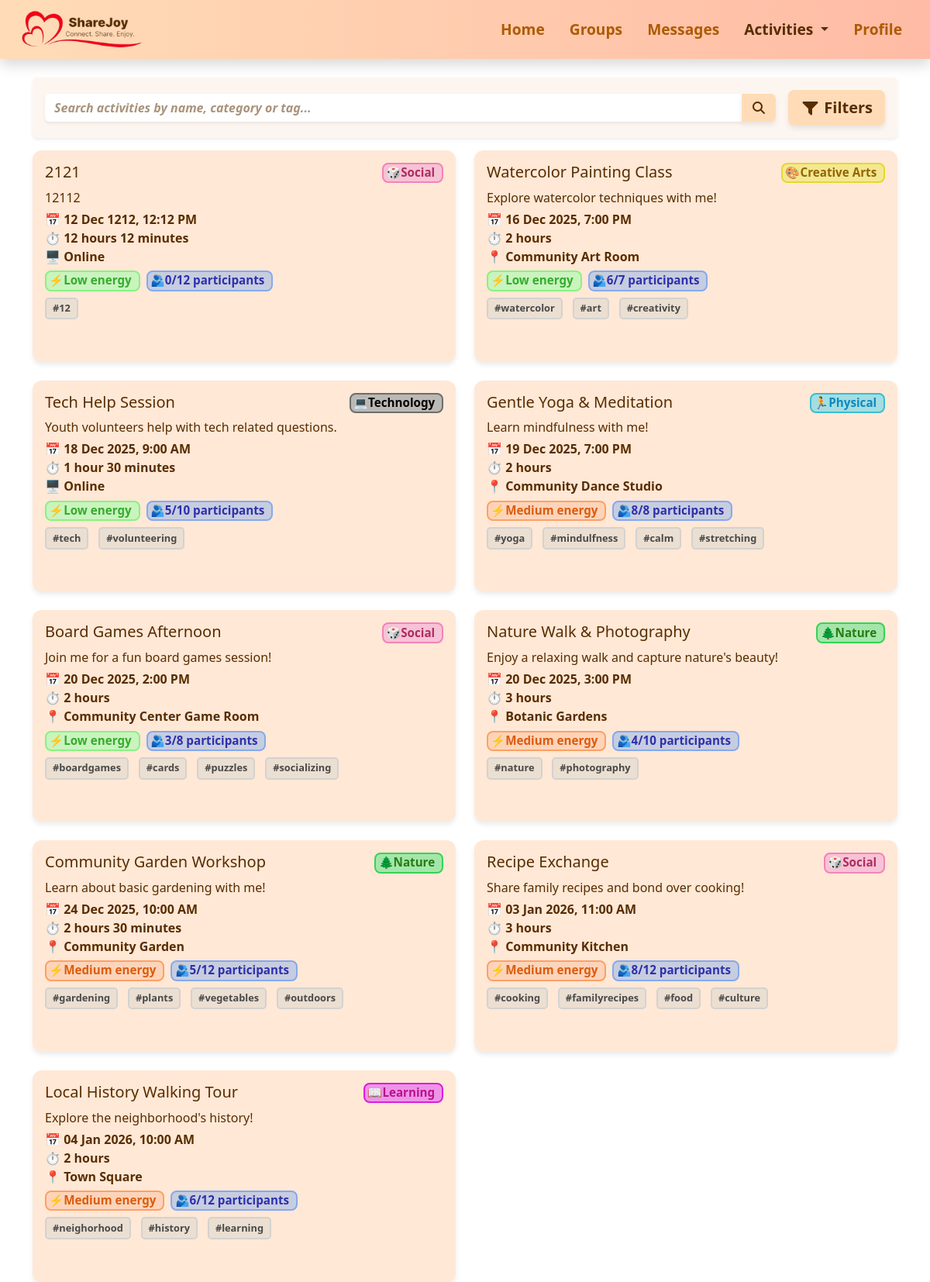
Before: /explore with the older database file.
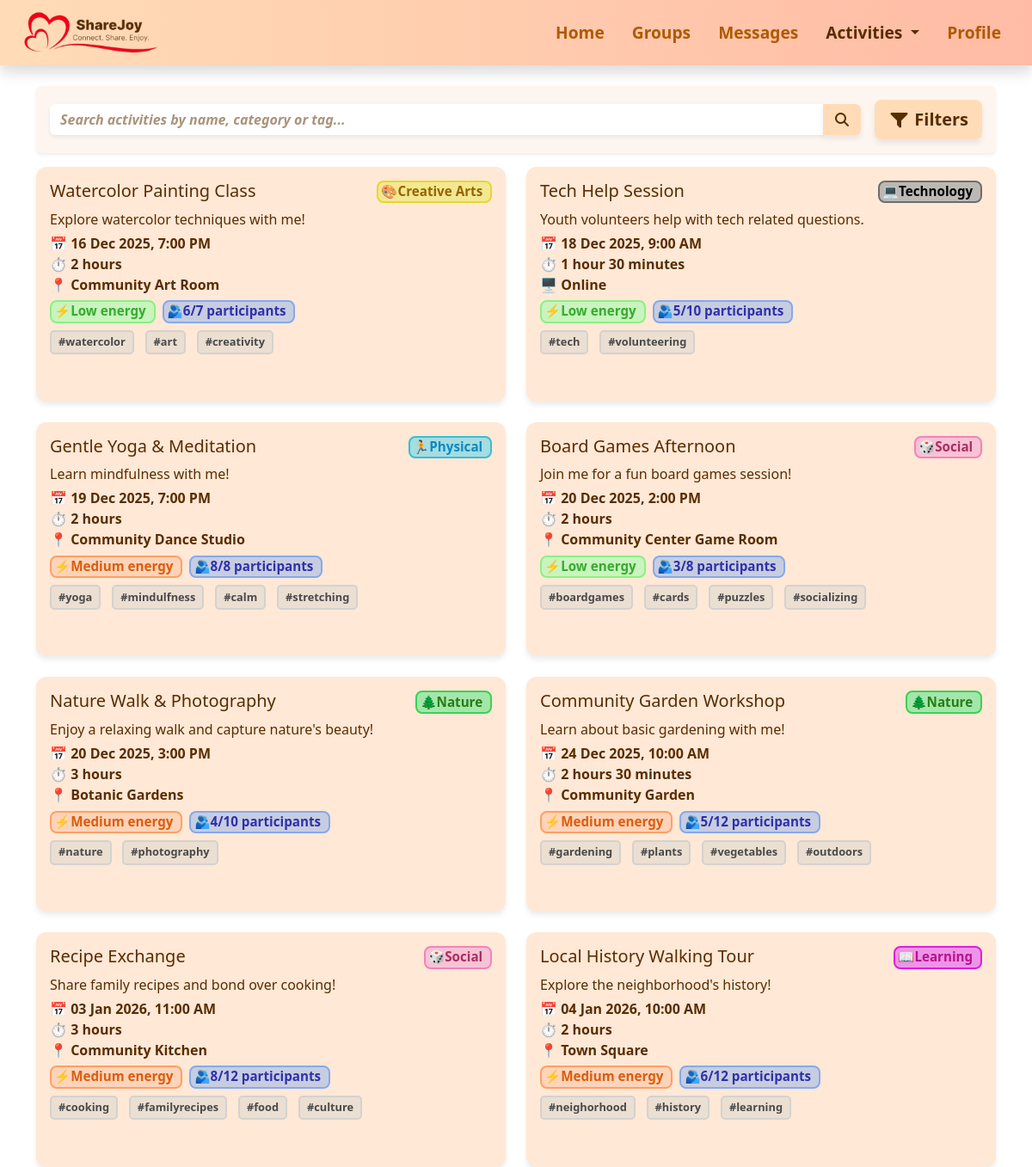
After: the same page with the newer database file.
### activities.py (models this page shows)
class Activity(db.Model):
    id = db.Column(db.Integer, primary_key=True)
    name = db.Column(db.String(100))
    description = db.Column(db.Text)
    date = db.Column(db.String(20))
    time = db.Column(db.String(10))
    duration_hours = db.Column(db.Integer)
    duration_minutes = db.Column(db.Integer)
    format_type = db.Column(db.String(20))
    location = db.Column(db.String(100))
    type = db.Column(db.String(50))
    energy = db.Column(db.String(10))
    max_participants = db.Column(db.Integer)
    participants = db.Column(db.Integer)
    tags = db.Column(db.String(200))
    creator = db.Column(db.String(50))

### app.py (the view)
@app.route("/explore")
def explore():
    query = Activity.query
    search = request.args.get("search")
    if search:
        query = query.filter(
            (Activity.name.ilike(f"%{search}%")) |
            (Activity.type.ilike(f"%{search}%")) |
            (Activity.tags.ilike(f"%{search}%"))
        )
    category = request.args.get("category")
    if category:
        query = query.filter_by(type=category)
    energy = request.args.get("energy")
    if energy:
        query = query.filter_by(energy=energy)
    format_type = request.args.get("format")
    if format_type:
        query = query.filter_by(format_type=format_type)
    activities = query.order_by(Activity.date.asc()).all()
    for a in activities:
        a.tags = a.tags.split(",") if a.tags else []
        try:
            parsed_date = datetime.strptime(a.date, "%Y-%m-%d")
        except ValueError:
            parsed_date = datetime.strptime(a.date, "%d %b %Y")
        a.display_date = parsed_date.strftime("%d %b %Y")
        try:
            parsed_time = datetime.strptime(a.time, "%H:%M")
        except ValueError:
            parsed_time = datetime.strptime(a.time, "%I:%M %p")
        a.display_time = parsed_time.strftime("%I:%M %p").lstrip("0")
    return render_template("explore.html", activities=activities)

### templates/explore.html (shortened to what this page needs)
{% extends "base.html" %}
{% block extra_css %}
<link rel="stylesheet" href="{{ url_for('static', filename='css/activities.css') }}">
<link rel="stylesheet" href="{{ url_for('static', filename='css/explore.css') }}">
{% endblock %}
{% block content %}
<div class="p-3 mb-3 rounded shadow-sm box1">
    <div class="d-flex flex-column flex-md-row align-items-start align-items-md-center gap-2">
        <form method="get" class="flex-grow-1 mb-2 mb-md-0 box2 rounded">
            <div class="input-group">
                <input type="text" name="search" class="form-control shadow-sm searchbar"
                    placeholder="Search activities by name, category or tag..."
                    value="{{ request.args.get('search', '') }}">
                <button class="btn search-btn" type="submit">
                    <i class="fa-solid fa-magnifying-glass"></i>
                </button>
            </div>
        </form>
        <button id="toggle-filters" class="btn btn-lg fw-semibold mt-2 mt-md-0 ms-md-2">
            <i class="fa-solid fa-filter"></i> Filters
        </button>
    </div>
</div>
<div class="row g-4">
    {% if activities %}
    {% for activity in activities %}
    <div class="col-md-6">
        <div class="activity-card position-relative h-100">
            <div class="d-flex flex-column flex-sm-row justify-content-between align-items-start spacing">
                <h5 class="mb-0">{{ activity.name }}</h5>
                {% if activity.type == 'Creative Arts' %}
                <span class="badge badge-creativearts category-badge mb-2 mb-sm-0">🎨Creative Arts</span>
                {% elif activity.type == 'Social' %}
                <span class="badge badge-social category-badge mb-2 mb-sm-0">🎲Social</span>
                {% elif activity.type == 'Learning' %}
                <span class="badge badge-learning category-badge mb-2 mb-sm-0">📖Learning</span>
                {% elif activity.type == 'Physical' %}
                <span class="badge badge-physical category-badge mb-2 mb-sm-0">🏃Physical</span>
                {% elif activity.type == 'Nature' %}
                <span class="badge badge-nature category-badge mb-2 mb-sm-0">🌲Nature</span>
                {% elif activity.type == 'Technology' %}
                <span class="badge badge-technology category-badge mb-2 mb-sm-0">💻Technology</span>
                {% endif %}
            </div>
            <p>{{ activity.description }}</p>
            <div class="row fw-semibold spacing">
                <div class="col-12">
                    📅 {{ activity.display_date }}, {{ activity.display_time }}
                </div>
                <div class="col-12">⏱
                    {% set h = activity.duration_hours %}
                    {% set m = activity.duration_minutes %}
                    {% if h and m %}
                    {{ h }} hour{% if h > 1 %}s{% endif %} {{ m }} minute{% if m > 1 %}s{% endif %}
                    {% elif h %}
                    {{ h }} hour{% if h > 1 %}s{% endif %}
                    {% elif m %}
                    {{ m }} minute{% if m > 1 %}s{% endif %}
                    {% else %}
                    0 minutes
                    {% endif %}
                </div>
                <div class="col-12">
                    {% if activity.format_type|lower == 'online' %}
                    🖥️ Online
                    {% else %}
                    📍 {{ activity.location }}
                    {% endif %}
                </div>
            </div>
            <div class="d-flex flex-wrap gap-2 spacing">
                <span class="badge
                        {% if activity.energy == 'Low' %}energy-low
                        {% elif activity.energy == 'Medium' %}energy-medium
                        {% elif activity.energy == 'High' %}energy-high
                        {% endif %}">
                    ⚡{{ activity.energy }} energy
                </span>
                <span class="badge participants">🫂{{ activity.participants }}/{{ activity.max_participants }}
                    participants</span>
            </div>
            <div class="activity-tags spacing">
                {% for tag in activity.tags %}
                <span>#{{ tag }}</span>
                {% endfor %}
            </div>
        </div>
    </div>
    {% endfor %}
    {% else %}
    <div class="col-12">
        <div class="alert alert-info text-center fw-semibold">
            No activities found.
        </div>
    </div>
    {% endif %}
</div>
{% endblock %}

### templates/base.html (shortened to what this page needs)
<!doctype html>
<html lang="en">
<head>
    <link href="https://cdn.jsdelivr.net/npm/bootstrap@5.3.8/dist/css/bootstrap.min.css" rel="stylesheet">
    <link rel="stylesheet" href="{{ url_for('static', filename='css/navbar.css') }}">
    <link rel="stylesheet" href="{{ url_for('static', filename='css/base.css') }}">
    <link rel="stylesheet" href="https://cdnjs.cloudflare.com/ajax/libs/font-awesome/7.0.1/css/all.min.css">
    {% block extra_css %}{% endblock %}
</head>
<body>
    {% include "navbar.html" %}
    <div class="container mt-4">
        {% block content %}{% endblock %}
    </div>
</body>
</html>

### templates/navbar.html (shortened to what this page needs)
<nav class="navbar navbar-expand-md sticky-top shadow">
    <div class="container-fluid align-items-center">
        <a class="navbar-brand ms-3" href="{{ url_for('home') }}"><img
                src="{{ url_for('static', filename='images/navbar.png') }}" alt="ShareJoy" height="50"></a>
        <div class="collapse navbar-collapse" id="navbarNav">
            <ul class="navbar-nav ms-auto">
                <li class="nav-item">
                    <a class="nav-link me-3 fw-bold {% if request.endpoint == 'home' %}active{% endif %}"
                        href="{{ url_for('home') }}">Home</a>
                </li>
                <li class="nav-item">
                    <a class="nav-link me-3 fw-bold {% if request.endpoint == 'groups' %}active{% endif %}"
                        href="{{ url_for('groups') }}">Groups</a>
                </li>
                <li class="nav-item">
                    <a class="nav-link me-3 fw-bold {% if request.endpoint == 'messages' %}active{% endif %}"
                        href="{{ url_for('messages') }}">Messages</a>
                </li>
                <li class="nav-item dropdown">
                    <a class="nav-link me-3 dropdown-toggle fw-bold {% if request.endpoint in ['activities', 'explore', 'schedule'] %}active{% endif %}"
                        href="#" id="activitiesDropdown" role="button" data-bs-toggle="dropdown">
                        Activities
                    </a>
                </li>
                <li class="nav-item">
                    <a class="nav-link me-3 fw-bold {% if request.endpoint == 'profile' %}active{% endif %}"
                        href="{{ url_for('profile') }}">Profile</a>
                </li>
            </ul>
        </div>
    </div>
</nav>

### static/css/navbar.css (style rules this page uses)
.navbar, .dropdown-menu { background: linear-gradient(90deg, #FFDCB7, #ffbba5); border: none; box-shadow: 0 4px 8px rgba(0, 0, 0, 0.1); }
.navbar .nav-link, .dropdown-item { font-size: 1.2rem; color: #ad5b02; transition: color 0.3s ease, transform 0.3s ease; }
.active, .nav-link:hover, .dropdown-item:hover { color: #582D00 !important; background-color: transparent !important; }

### static/css/base.css (style rules this page uses)
body { color: #582D00; }
.form-control, .form-select { background-color: #FDFAF7; border: none; box-shadow: 0 4px 6px rgba(0, 0, 0, 0.08); }
.form-control::placeholder, .form-select::placeholder, .form-select option[value=""], .form-control.is-placeholder[type="date"], .form-control.is-placeholder[type="time"], .form-select:has(option[value=""]:checked) { font-style: italic; color: #AA937B; }

### static/css/activities.css (style rules this page uses)
.activity-card { background: #ffe8d6; border-radius: 12px; padding: 1rem; margin-bottom: 1.8rem; box-shadow: 0 4px 6px rgba(0, 0, 0, 0.08); transition: transform 0.2s, box-shadow 0.2s; }
.activity-card p { margin-bottom: 0.25rem; }
.spacing { margin-bottom: 0.4rem; }
.badge { font-size: 0.8rem; padding: 0.2rem 0.55rem 0.25rem 0.2rem; border-radius: 8px; font-weight: 600; }
.badge-creativearts { background: #F3E892; border: 2px solid #E8D72D; color: #956400; }
.badge-social { background: #F8C2D6; border: 2px solid #F284B8; color: #AC2E5F; }
.badge-learning { background: #EE94E7; border: 2px solid #DC1EDC; color: #BA118D; }
.badge-physical { background: #A4DDE2; border: 2px solid #38BED1; color: #0D8AC0; }
.badge-nature { background: #A4E6AA; border: 2px solid #38D255; color: #267D13; }
.badge-technology { background: #BCB8B4; border: 2px solid #6E6D6C; color: #000; }
.energy-low { background: #C9F4BE; border: 2px solid #8AF183; color: #35AC2E; }
.energy-medium { background: #FDD4B9; border: 2px solid #FDA066; color: #DC5C0D; }
.activity-tags span { background: #EBDFD2; border: 2px solid #D4D2CF; padding: 0.15rem 0.5rem 0.2rem; font-size: 0.8rem; color: #494949; margin: 0 0.3rem 0.2rem 0; font-weight: 600; border-radius: 5px; }
.activity-tags { display: flex; flex-wrap: wrap; gap: 0.5rem; margin-top: 0.5rem; }
.participants { background: #C7CDE0; border: 2px solid #85A9ED; color: #2E30AC; }

### static/css/explore.css (style rules this page uses)
.badge { font-size: 0.95rem; }
#toggle-filters { background-color: #FFDCB7; color: #582D00; border: none; box-shadow: 0 4px 6px rgba(0, 0, 0, 0.08); }
input::placeholder { font-style: italic; font-weight: 600; color: #582D00; }
.search-btn { background-color: #FFDCB7; color: #582D00; border: none; box-shadow: 0 4px 6px rgba(0, 0, 0, 0.08); font-weight: 600; }
.searchbar { background-color: transparent !important; border: none !important; }
.box2 { background-color: #FFFFFF; color: #582D00; }
.box1 { background-color: #FDF6F0; color: #582D00; }

Changed rows visible on the page:
removed Activity: name "2121", type "🎲Social", description "12112", display_date "12 Dec 1212", display_time "12:12 PM", h "12", m "12", format_type "🖥️ Online", energy "Low", participants "0", max_participants "12", tags "12"
